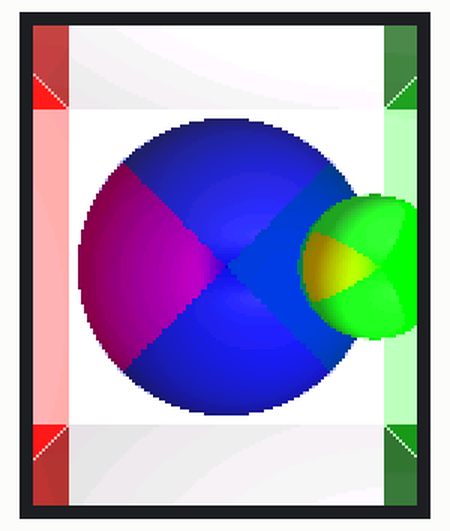
Recording of a sketch running on a simulated Arduino Uno, built with avr-gcc and run on an emulated ATmega328P. Parts: 128×160 colour display. What the sketch prints to the serial monitor is not drawn.

Above: at 89.5 s.

The sketch:

raytracer.ino
```cpp
//
// Arduino minimal raytracer
//
// Oscar Sebio Cajaraville 2014
//

// SPI pins for the screen
#define cs  10
#define dc  9
#define rst 8

#include <Adafruit_GFX.h>
#include <Adafruit_ST7735.h>
#include <SPI.h>
#include "math.h"

// Screen lib creation
Adafruit_ST7735 tft = Adafruit_ST7735(cs, dc, rst);

void setup()
{
  // Init screen library
  tft.initR(INITR_BLACKTAB);
  tft.fillScreen(ST7735_BLACK);

  Serial.begin(9600);
  Serial.print("hello!");
}

void loop()
{
  // put your main code here, to run repeatedly:
  raytracer();
}

//
// The easiest raytracer in the world
//

float sphereCollision(const ray &r, const sphere &s, vec3 &o_p, vec3 &o_n)
{
  vec3 rs = r.o - s.o;
  float b = 2.0 * dot(r.d, rs);
  float c = dot(rs, rs) - s.r * s.r;
  float a = b * b - 4.0 * c;
  if (a < 0.0) return -1.0;

  float d = sqrt(a);
  float t0 = 0.5 * (-b + d);
  float t1 = 0.5 * (-b - d);
  float t = t1 > 0.0 ? t1 : t0;

  if (t > 0.0)
  {
    o_p.x = r.o.x + r.d.x * t;
    o_p.y = r.o.y + r.d.y * t;
    o_p.z = r.o.z + r.d.z * t;
    o_n.x = o_p.x - s.o.x;
    o_n.y = o_p.y - s.o.y;
    o_n.z = o_p.z - s.o.z;
    o_n.normalize();
  }

  return t;
}

float planeCollision(const ray &r, const plane &p, vec3 &o_p, vec3 &o_n)
{
  float d = dot(p.p - r.o, p.n) / dot(r.d, p.n);
  if (d > 0.0)
  {
    o_p = r.o + (r.d * d);
    o_n = p.n;
  }
  return d;
}

float TFT_W = float(tft.width());
float TFT_H = float(tft.height());
float TFT_RATIO = TFT_H / TFT_W;

void cameraRay(int16_t x, int16_t y, ray &o_r)
{
  o_r.o.x = 0.0;
  o_r.o.y = 0.0;
  o_r.o.z = 0.0;

  o_r.d.x = float(x) / TFT_W - 0.5;
  o_r.d.y = (float(y) / TFT_H - 0.5) * TFT_RATIO;
  o_r.d.z = 1.5;
  o_r.d.normalize();
}

bool scene(const ray &r, vec3 &o_p, vec3 &o_n, colorf &o_c)
{
  sphere scene_s0 = {0.0, 0.0, 8.0, 2.0};
  sphere scene_s1 = {1.0, 0.0, 4.0, 0.5};
  plane scene_p0 = {0.0, 0.0, 11.0, 0.0, 0.0, -1.0};
  plane scene_p1 = {-3.0, 0.0, 0.0, 1.0, 0.0, 0.0};
  plane scene_p2 = {3.0, 0.0, 0.0, -1.0, 0.0, 0.0};
  plane scene_p3 = {0.0, 3.0, 0.0, 0.0, -1.0, 0.0};
  plane scene_p4 = {0.0, -3.0, 0.0, 0.0, 1.0, 0.0};

  const float kDistError = 0.05;
  const float kDistLimit = 99999;

  float minDist = kDistLimit;
  float d;
  vec3 p, n;

  d = sphereCollision(r, scene_s0, p, n);
  if (d > kDistError && d < minDist)
  {
    colorf c = {0.0, 0.0, 0.6};
    o_c = c; o_p = p; o_n = n;
    minDist = d;
  }

  d = sphereCollision(r, scene_s1, p, n);
  if (d > kDistError && d < minDist)
  {
    colorf c = {0.0, 1.0, 0.0};
    o_c = c; o_p = p; o_n = n;
    minDist = d;
  }

  d = planeCollision(r, scene_p0, p, n);
  if (d > kDistError & d < minDist)
  {
    colorf c = {1.0, 1.0, 1.0};
    o_c = c; o_p = p; o_n = n;
    minDist = d;
  }

  d = planeCollision(r, scene_p1, p, n);
  if (d > kDistError & d < minDist)
  {
    colorf c = {1.0, 0.0, 0.0};
    o_c = c; o_p = p; o_n = n;
    minDist = d;
  }

  d = planeCollision(r, scene_p2, p, n);
  if (d > kDistError & d < minDist)
  {
    colorf c = {0.0, 1.0, 0.0};
    o_c = c; o_p = p; o_n = n;
    minDist = d;
  }

  d = planeCollision(r, scene_p3, p, n);
  if (d > kDistError & d < minDist)
  {
    colorf c = {0.3, 0.3, 0.3};
    o_c = c; o_p = p; o_n = n;
    minDist = d;
  }

  d = planeCollision(r, scene_p4, p, n);
  if (d > kDistError & d < minDist)
  {
    colorf c = {0.3, 0.3, 0.3};
    o_c = c; o_p = p; o_n = n;
    minDist = d;
  }

  return (minDist < kDistLimit);
}

void lighting(const vec3 &v, const vec3 &n, const vec3 &l, const colorf &mc, colorf &o_c)
{
  const float ambient = 0.5;
  float cosln = clamp(dot(l, n), 0.0, 1.0) + ambient;
  o_c.r = mc.r * cosln;
  o_c.g = mc.g * cosln;
  o_c.b = mc.b * cosln;
}

void raytracer()
{
  const uint16_t kNumRays = 2;

  vec3 light_pos = {3.0, 1.0, 0.0};

  int16_t x,y;
  ray r;

  int16_t padx = 0;
  int16_t pady = 0;
  for (int16_t pad = 0; pad < 4*4; pad++)
  {
    for (y = pady; y < tft.height(); y+=4)
    {
      for (x = padx; x < tft.width(); x+=4)
      {
        colorf final_color = {0, 0, 0};
        cameraRay(x, y, r);

        vec3 n, p;
        colorf mc, c;

        float e = 1.0;
        for (int16_t i = 0; i < kNumRays; ++i)
        {
          if (scene(r, p, n, mc))
          {
            vec3 l = light_pos - p;
            l.normalize();
            lighting(r.d, n, l, mc, c);
            final_color += c * e;
            e *= 0.5; // I know, this is wrong, implement materials!
            r.o = p;
            r.d = reflect(r.d, -n);
          }
          else
          {
            break; // No collision, no more rays
          }
        }

        final_color.saturate();
        color c8 = cf2c8(final_color);
        uint16_t c16 = tft.Color565(c8.r, c8.g, c8.b);
        tft.drawPixel(x, y, c16);
      }
    }

    // This helps to visualize the result quickier
    // Generating first one pixel for each 4x4 cell
    padx++;
    if ((pad % 2) == 1) { padx-=2; pady++; }
    if (pad == 7) { padx+=2; pady-=4; }
  }


  Serial.print("frame!");
}
```

math.h
```cpp
//
// Basic math types and functions for the raytracer
//
// Oscar Sebio Cajaraville 2014
//

struct vec3
{
  float x,y,z;

  vec3 operator +(const vec3 &v) const
  {
    vec3 r = {x + v.x, y + v.y, z + v.z};
    return r;
  }

  vec3 operator -(const vec3 &v) const
  {
    vec3 r = {x - v.x, y - v.y, z - v.z};
    return r;
  }

  vec3& operator +=(const vec3 &v)
  {
    x += v.x;
    y += v.y;
    z += v.z;
    return *this;
  }

  vec3& operator -=(const vec3 &v)
  {
    x -= v.x;
    y -= v.y;
    z -= v.z;
    return *this;
  }

  vec3 operator -() const
  {
    vec3 r = {-x, -y, -z};
    return r;
  }

  vec3 operator *(float c) const
  {
    vec3 o = {x * c, y * c, z * c};
    return o;
  }

  vec3& normalize()
  {
    float nd_rcp = 1.0 / sqrt(x * x + y * y + z * z);
    x *= nd_rcp;
    y *= nd_rcp;
    z *= nd_rcp;
    return *this;
  }
};

struct ray
{
  vec3 o,d;
};

struct sphere
{
  vec3 o; float r;
};

struct plane
{
  vec3 p, n;
};

struct color
{
  uint8_t r,g,b;
};

struct colorf
{
  float r,g,b;

  colorf operator +(const colorf &c2)
  {
    colorf c = {r + c2.r, g + c2.g, b + c2.b};
    return c;
  }

  colorf& operator +=(const colorf &c2)
  {
    r += c2.r;
    g += c2.g;
    b += c2.b;
    return *this;
  }

  colorf operator *(float c)
  {
    colorf o;
    o.r = r * c;
    o.g = g * c;
    o.b = b * c;
    return o;
  }

  colorf& saturate()
  {
    r = max(0.0, min(1.0, r));
    g = max(0.0, min(1.0, g));
    b = max(0.0, min(1.0, b));
    return *this;
  }
};

// Float functions

float clamp(float x, float _min, float _max)
{
  return max(_min, min(_max, x));
}

// Vector functions

float dot(const vec3 &v1, const vec3 &v2)
{
  return v1.x * v2.x + v1.y * v2.y + v1.z * v2.z;
}


vec3 cross(const vec3 &v1, const vec3 &v2)
{
  vec3 o = {
    v1.x * v2.z - v1.z * v2.y,
    v1.z * v2.x - v1.x * v2.z,
    v1.x * v2.y - v1.y * v2.x};
 return o;
}

vec3 reflect(const vec3 &v, const vec3 &n)
{
  float d = 2.0 * dot(v, n);
  vec3 o;
  o.x = v.x - d * n.x;
  o.y = v.y - d * n.y;
  o.z = v.z - d * n.z;
  return o;
}

// Colour functions

color cf2c8(const colorf &c)
{
  color c8 = {
    uint8_t(c.r * 255.0),
    uint8_t(c.g * 255.0),
    uint8_t(c.b * 255.0)};
  return c8;
}
```
